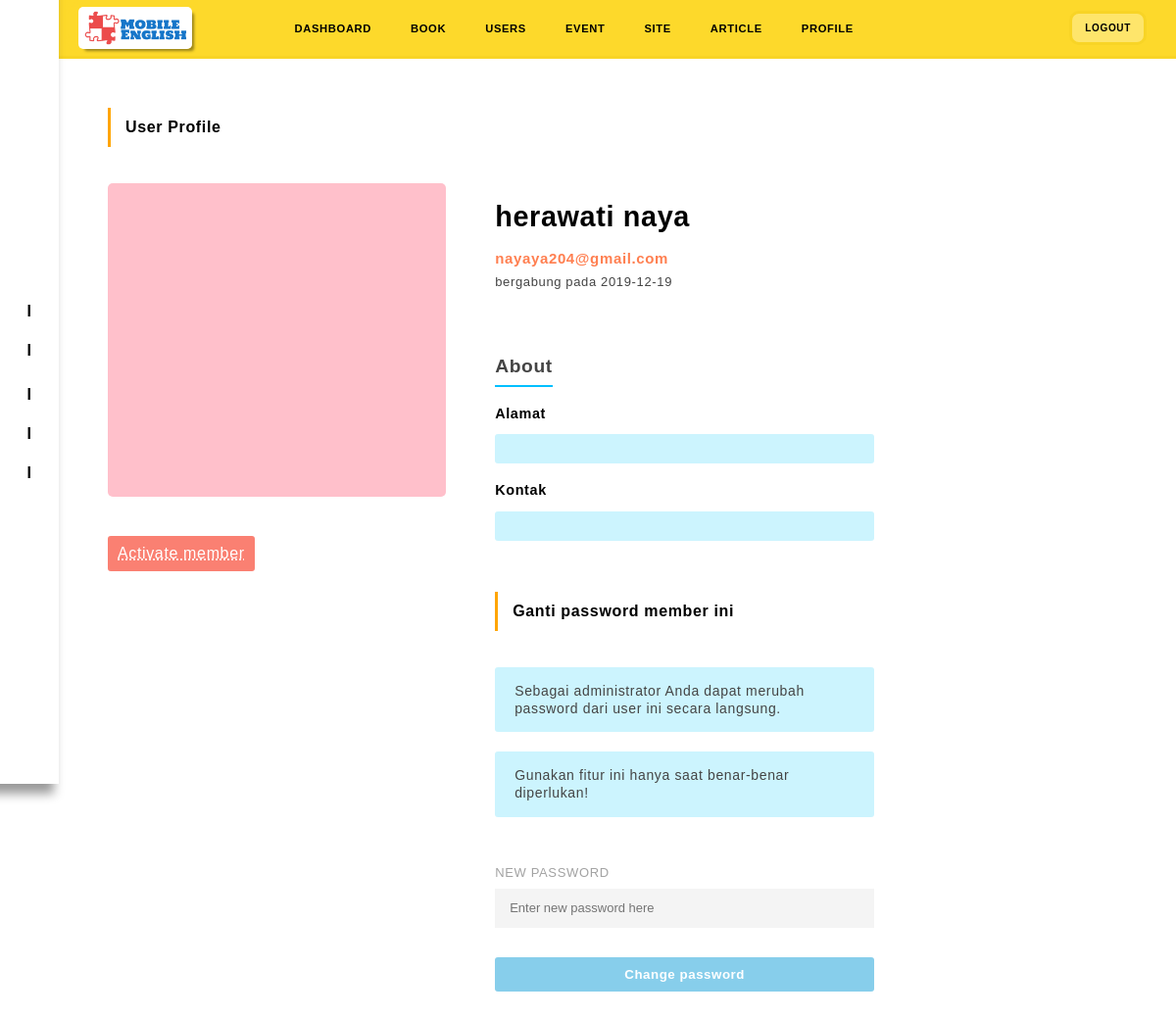
The page /office/users_detail.php?uid=12 on the database its author committed.
### tables this page shows
CREATE TABLE `users` (
  `user_id` int(11) NOT NULL,
  `ssid` varchar(250) NOT NULL,
  `foto` varchar(250) NOT NULL,
  `firstname` varchar(250) NOT NULL,
  `lastname` varchar(250) NOT NULL,
  `email` varchar(40) NOT NULL,
  `alamat` text NOT NULL,
  `kontak` varchar(250) DEFAULT NULL,
  `password` varchar(128) NOT NULL,
  `second_password` varchar(200) NOT NULL,
  `is_activated` tinyint(1) NOT NULL,
  `activation_code` varchar(16) DEFAULT NULL,
  `fpassword_key` varchar(250) NOT NULL,
  `trial` varchar(11) NOT NULL,
  `is_active` int(1) NOT NULL,
  `join_on` date NOT NULL
);

### office/controller/auth.php (called while the page is built, shortened)
<?php
class Auth {
	function executeNotRow($sql){
		require "config/database.php";
		$execute = $db->query($sql);
		return $execute;
	}
}
?>

### office/users_detail.php (the view, shortened to what this page needs)
<?php
require 'controller/auth.php';
$auth = new Auth();
$user = $_SESSION["user_detail"];
$sql = "SELECT * FROM users WHERE user_id = $user";
$data = $auth->executeNotRow($sql);
$user_data = $data->fetch_assoc();
?>
<!DOCTYPE html>
<html>
<?php include 'head.php'; ?>
<body>
<div class="container">
	<?php include 'sidebar.php'; ?>
	<div class="main-wrapper">
		<?php include 'header.php'; ?>
		<div class="user-detail">
			<h4>User Profile</h4>
			<div class="flex-item">
				<div class="img-thumbnail">
				</div>
				<?php if ($user_data["is_active"] == 0): ?>
				<div class="delete-record">
					<abbr title="Activate this user">
						<a href="users_detail.php?member_activate_uid=<?php echo $user_data["user_id"]; ?>" class="delete" data-confirm="Anda yakin ingin mengaktifkan user ini kembali?">
						Activate member
						</a>
					</abbr>
				</div>
				<?php endif ?>
			</div>
			<div class="flex-item">
				<div class="name">
					<?php echo $user_data["firstname"] . " " . $user_data["lastname"] ?>
				</div>
				<div class="email"><?php echo $user_data["email"];?></div>
				<div class="join">
					bergabung pada <?php echo $user_data["join_on"]; ?>
				</div>
				<h4 class="h-about">About</h4>
				<div class="info">
					<div>Alamat</div>
					<p><?php echo $user_data["alamat"]; ?></p>
				</div>
				<div class="info">
					<div>Kontak</div>
					<p><?php echo $user_data["kontak"]; ?></p>
				</div>
				<br><br>
				<form action="" method="post">
					<h4>
						Ganti password member ini
					</h4>
					<p>
						Sebagai administrator Anda dapat merubah password dari user ini secara langsung.
					</p>
					<p>
						Gunakan fitur ini hanya saat benar-benar diperlukan!
					</p>
					<div class="form-group">
						<label>New password</label>
						<input type="password" name="new_password" placeholder="Enter new password here" required>
					</div>
					<div class="form-group">
						<input type="submit" name="user_new_password" value="Change password">
					</div>
				</form>
			</div>
		</div>
	</div>
</div>
</body>
</html>

### office/assets/css/desktop-style.css (style rules this page uses)
* { box-shadow: var(--box-x, 0) var(--box-y, 0) var(--box-blur) var(--box-scale, 0) var(--box-color, transparent); }
body { font-family: 'Helvetica'; background-color: white; }
.container { background-color: #F4F4F2; }
a { text-decoration: none; color: inherit; }
input { border: none; }
.form-group { margin-bottom: 30px; display: flex; flex-direction: column; }
label { text-transform: uppercase; font-size: 13px; color: #a2a2a2; margin-bottom: 10px; }
input[type="text"], input[type="email"], input[type="password"], input[type="file"] { background-color: #f4f4f4; padding: 7px 10px; border-radius: 3px; }
input[type="submit"] { background-color: skyblue; border-radius: 3px; color: white; padding: 10px; font-weight: bold; letter-spacing: .04em; transition: .2s ease-in-out; }
form h1, h3, div, label, input { width: 100%; }
.form-item input[type="text"], input[type="password"] { height: 40px; font-size: 13px; margin-top: 0; padding: 10px 15px; border-radius: 0; background-color: white; }
.main-wrapper { width: 100%; height: 100vh; position: relative; padding-left: 60px; background-image: linear-gradient( 8deg, rgba(0,0,0,0) 50%, #FDD92B 50%); }
abbr { opacity: 1; }
form p { margin-bottom: 20px; }
input[type="password"] { background-color: #f4f4f4; }
.user-detail { background-color: white; padding: 50px; display: flex; flex-wrap: wrap; }
.user-detail h4 { width: 100%; border-left: 3px solid orange; padding: 12px 15px; font-weight: bold; margin-bottom: 37px; }
.user-detail h4:first-letter { text-transform: uppercase; }
.user-detail .flex-item:nth-child(2) { width: 38%; padding-right: 50px; }
.user-detail .flex-item .delete-record { width: initial; background-color: salmon; padding: 10px 10px; color: white; border-radius: 3px; display: inline-block; }
.user-detail .flex-item:nth-child(3) { width: 62%; padding: 20px 0; }
.user-detail .img-thumbnail { width: 100%; height: 320px; border-radius: 5px; overflow: hidden; background-color: pink; margin-bottom: 40px; }
.user-detail .name { font-size: 1.8rem; font-weight: bold; margin-bottom: 20px; }
.user-detail .join { color: #444; font-size: 13px; margin-left: 0px; }
.user-detail .email { color: coral; font-weight: bold; font-size: 15px; margin-bottom: 10px; margin-left: 0px; }
.user-detail .h-about { width: initial; font-weight: bold; text-align: center; color: #444; font-size: 1.2rem; padding: 10px 0; border: none; border-bottom: 2px solid deepskyblue; display: inline-block; margin: 60px 0 20px 0; }
.user-detail .h-about:first-letter { text-transform: initial; }
.user-detail .info { margin-bottom: 20px; }
.user-detail .info div { font-weight: bold; font-size: .9rem; margin-bottom: 14px; }
.user-detail .flex-item p { background-color: rgba(0,200,250,.2); width: 60%; padding: 15px 20px; border-radius: 3px; line-height: 1.3; font-size: 14px; }
.user-detail form p { color: #444; }
.user-detail form .form-group { width: 60%; }

### rows shown on the page
users: firstname "herawati", lastname "naya", email "nayaya204@gmail.com", join_on "2019-12-19"
